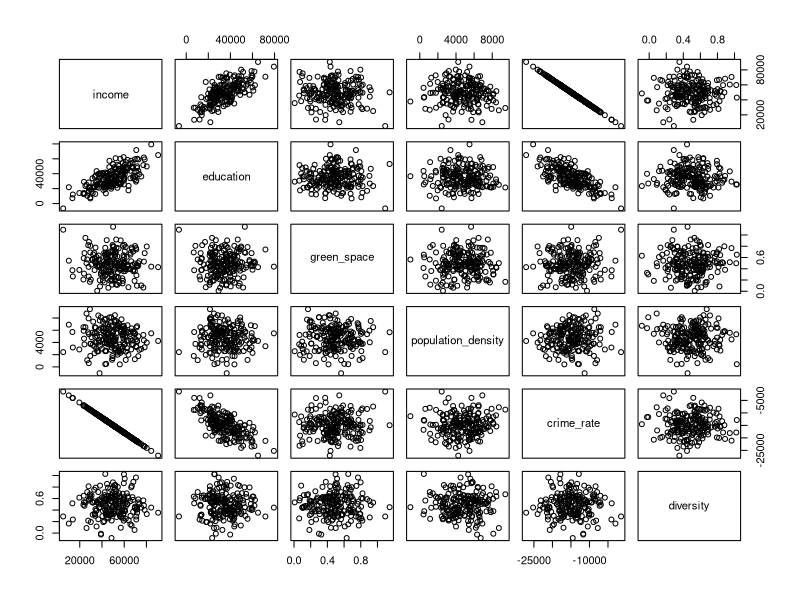

R code for this plot:
## ---- chunk 1
library(tidyverse); library(skimr); library(forcats); library(GGally); library(ggplot2); library(car)

set.seed(42)
n <- 200

income <- rnorm(n, 50000, 15000)
education <- 0.7 * income + rnorm(n, 0, 10000)
green_space <- rnorm(n, 0.5, 0.2)
population_density <- rnorm(n, 5000, 2000)
crime_rate <- -0.3*income + rnorm(n, 50, 15)
diversity <- rnorm(n, 0.5, 0.2)

has_community_centre <- rbinom(n, 1, 0.4)

wellbeing <- 30 + 0.0003*income + 0.5*green_space + -0.2*crime_rate+3*has_community_centre+5*diversity+rnorm(n,0,5)

# Create the dataset
neighborhoods <- data.frame(
  wellbeing, income, education, green_space, 
  crime_rate, diversity, population_density, 
  has_community_centre
)

# Make the binary variable a factor
neighborhoods$has_community_center <- factor(
  neighborhoods$has_community_centre, 
  levels = c(0, 1), 
  labels = c("No", "Yes")
)

## ---- chunk 2
#| echo: true
neighbourhoods_subset <- subset(neighborhoods, select=c(income, education, green_space, population_density, crime_rate, diversity))

cor(neighbourhoods_subset, use="complete.obs")
pairs(neighbourhoods_subset)
